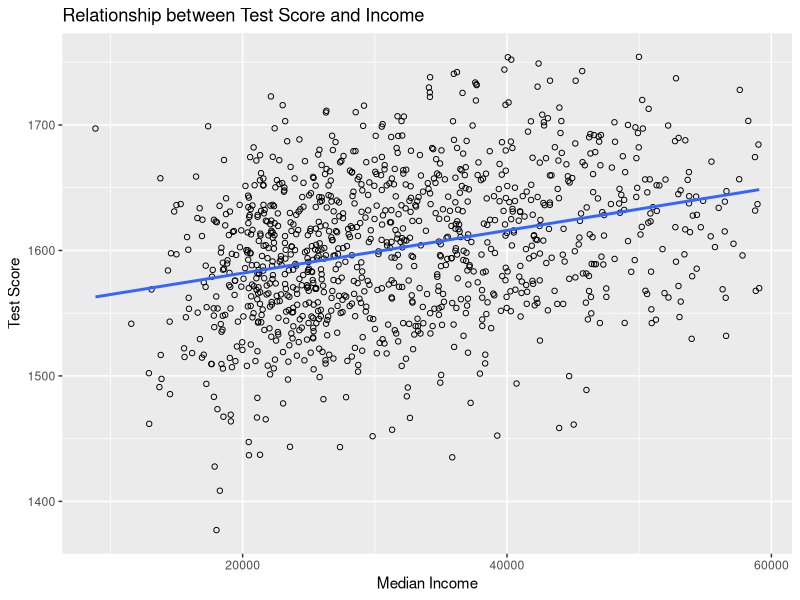
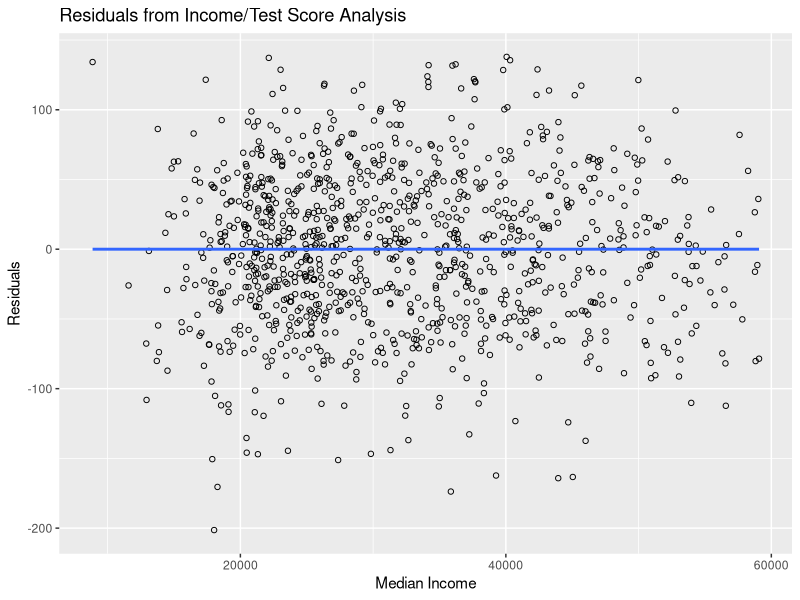
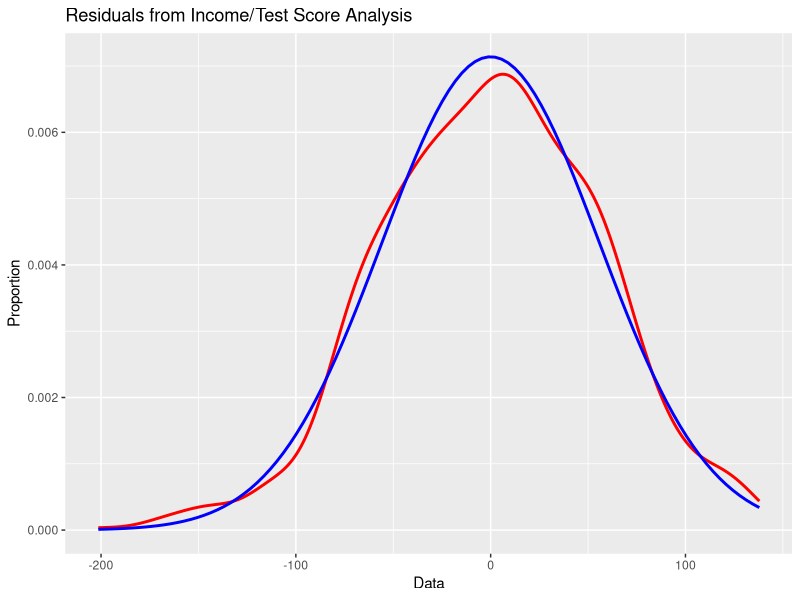
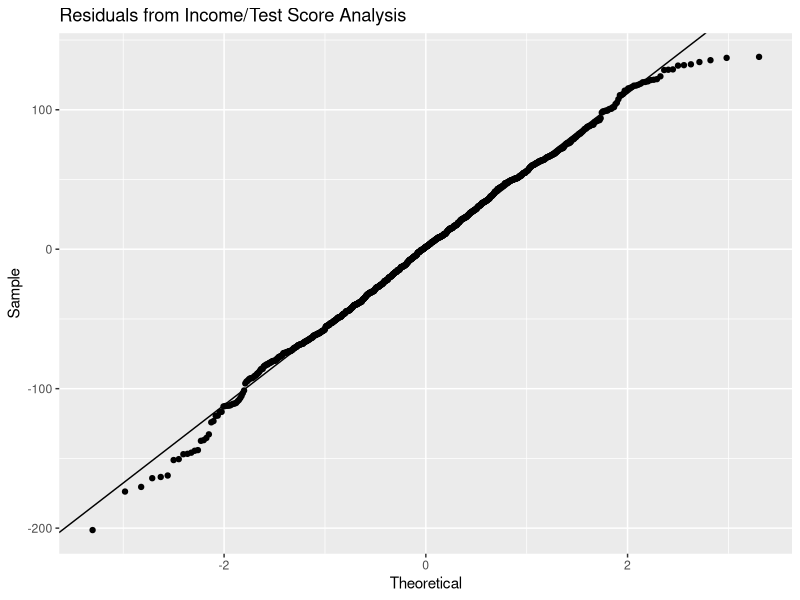

R code for these plots, in order:
#####
# Jordan Mayer
# STAT 350
# Lab 09
# April 19, 2018
#####

### setup ###
setwd("C:/Users/jordan/Google Drive/Courses Spring 2018/STAT 350/STAT 350 Labs/Lab 09 - Linear Regression")
# set working directory
library(ggplot2)  # set up ggplot2 for plotting
graphics.off()  # close any open figures
USData <- read.table("US_Data.txt", header=TRUE, sep="\t")  # get US Data
US_clean <- USData[complete.cases(USData),]  # clean US Data
# analyze only "typical counties"
m <- mean(US_clean$MedianIncome)
s <- sd(US_clean$MedianIncome)
US_typ <- subset(US_clean, m-2*s < US_clean$MedianIncome & 
                   US_clean$MedianIncome < m+2*s)

### Part B ###

# create scatterplot
scatter <- ggplot(US_typ, aes(x=MedianIncome, y=TestScore)) +
  geom_point(shape = 1) +
  geom_smooth(method = lm, se = FALSE) +
  ggtitle('Relationship between Test Score and Income') +
  xlab('Median Income') +
  ylab('Test Score')
ggsave(scatter, filename='scatter.jpg', width=6, height=6)

# check correlation
cor(US_typ$MedianIncome, US_typ$TestScore)

# perform linear regression and display results
US_lm <- lm(TestScore ~ MedianIncome, data=US_typ)
summary(US_lm)

# create scatterplot of residuals
res_scatter <- ggplot(data.frame(residuals = US_lm$residuals, 
                                 MedianIncome = US_typ$MedianIncome),
                      aes(x = MedianIncome, y = residuals)) +
  geom_point(shape = 1) +
  geom_smooth(method = lm, se = FALSE) +
  ggtitle('Residuals from Income/Test Score Analysis') +
  xlab('Median Income') +
  ylab('Residuals')
ggsave(res_scatter, filename='res_scatter.jpg',width=6,height=6)

# check normality of residuals using histogram and normal probability
# plot
attach(US_lm)
res_hist <- ggplot(data.frame(residuals=residuals),aes(residuals))+
  geom_histogram(aes(y=..density..),
                 bins=sqrt(length(residuals))+2,
                 fill='grey',col='black')+
  geom_density(col='red',lwd=1)+
  stat_function(fun=dnorm,args=list(mean=mean(residuals),
                                    sd=sd(residuals)),
                col='blue',lwd=1)+
  ggtitle('Residuals from Income/Test Score Analysis')+
  xlab('Data')+
  ylab('Proportion')
ggsave(res_hist, filename='res_hist.jpg',width=6,height=6)
res_qq <- ggplot(data.frame(residuals),aes(sample=residuals))+
  stat_qq()+
  geom_abline(slope=sd(residuals),intercept=mean(residuals))+
  ggtitle('Residuals from Income/Test Score Analysis')+
  xlab('Theoretical')+
  ylab('Sample')
ggsave(res_qq, filename='res_qq.jpg',width=6,height=6)
detach(US_lm)

# check two-sided 99% confidence interval for slope and intercept
confint(US_lm, level=0.99)